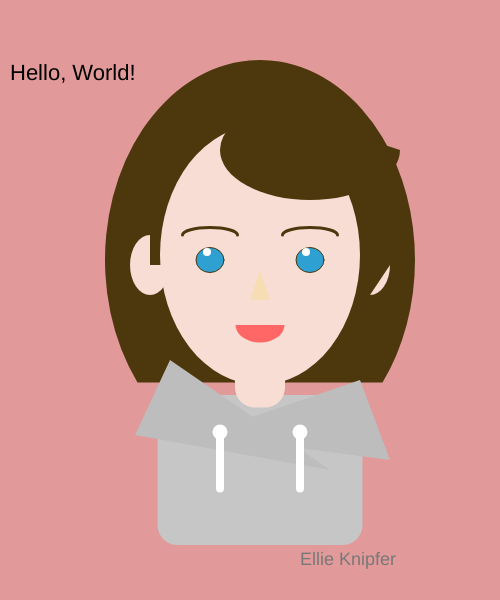
Frame 1 (no input)
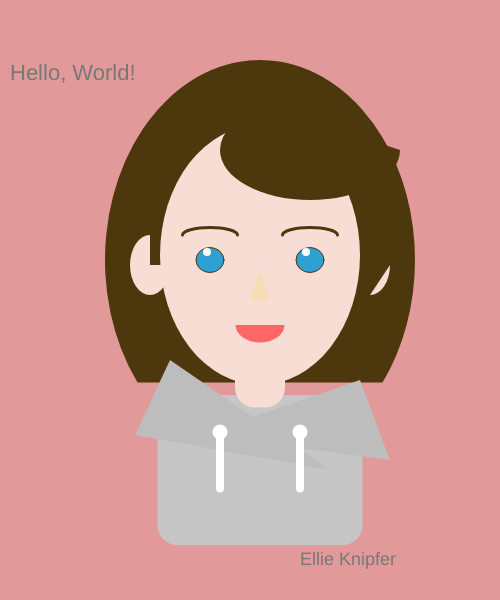
Frame 60 (no input)
Frame 120 (the mouse pressed at the canvas centre since frame 60): identical to frame 60, image omitted

The p5.js sketch that drew these frames (run headless with seeded random() and noise() and a simulated clock; from frame 60 on, the mouse is pressed at the canvas centre):

// p5.js sketch
// ── sketch.js

function setup()
{
  createCanvas(500, 600);
}

function draw()
{
  background(225,153,153);
  textSize(22)
  text("Hello, World!", 10,80);


  //Hair
  noStroke()
  fill(77, 55, 12);
  arc(260, 260, 310, 400, QUARTER_PI + HALF_PI, QUARTER_PI, OPEN);

  //Face
  noStroke()
  fill(247, 221, 212);
  ellipse(260, 255, 200, 260);

  //Ears
  arc(150, 265, 40, 60, 0, PI + HALF_PI, PI + HALF_PI, OPEN);
  arc(370, 265, 40, 60, 0, PI + PI + HALF_PI, OPEN)

  //Bang
  noStroke()
  fill(77, 55, 12);
  arc(310, 150, 180, 100, 0, PI + QUARTER_PI, CHORD);


  //Eyebrows
  stroke(77, 55, 12);
  strokeWeight(3);
  noFill();
  arc(210, 235, 55, 15, PI, TWO_PI, OPEN);
  arc(310, 235, 55, 15, PI, TWO_PI, OPEN);


  //Eyes
  strokeWeight(1)
  fill(46, 161, 210);
  ellipse(210, 260, 28, 25);
  ellipse(310, 260, 28, 25);

  //Eyeballs
  noStroke()
  fill(255)
  ellipse(207, 252, 8, 8);
  ellipse(306, 252, 8, 8);

  //Nose
  fill(247, 221, 180)
  triangle(260, 270, 270, 300, 250, 300);

  //Mouth
  fill(255, 102, 102);
  arc(260, 325, 49, 35, 0, PI);

  //Hoodie
  rectMode(CENTER)
  fill(198, 198, 198)
  rect(260, 470, 205, 150, 20);
  fill(189, 189, 189)
  triangle(135, 435, 170, 360, 330, 470);
  triangle(360, 380, 390, 460, 200, 435);
  fill(255)
  ellipse(300, 432, 15, 15);
  ellipse(220, 432, 15, 15);
  rect(300, 460, 8, 65, 20);
  rect(220, 460, 8, 65, 20);


  //Neck
  fill(247, 221, 212)
  rect(260, 380, 50, 55, 20);

  fill(120);
  textSize(18);
  text("Ellie Knipfer",300,565);

}
